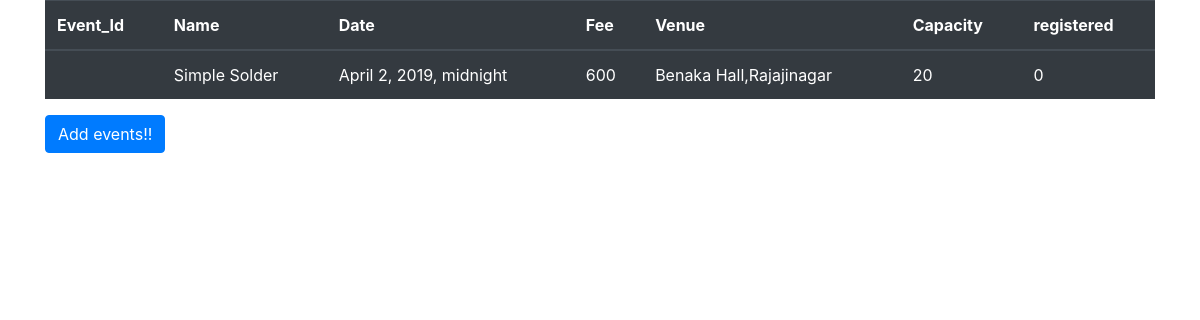
The app's page /adminview/ with its own data.
### tinker/models.py (models this page shows, shortened)
class Event(models.Model):
	event_name=models.CharField(max_length=200)
	event_date=models.DateTimeField()
	fee=models.IntegerField(default=0)
	event_venue=models.CharField(max_length=200)
	capacity=models.IntegerField(default=0)
	registered=models.IntegerField(default=0)
	about=models.TextField()
	cover=models.ImageField(upload_to="events/")

### tinker/views.py (the view)
# urls.py: path('adminview/',adminview),
def adminview(request):
	event=Event.objects.all()
	return render(request,"adminview.html",{"events":event})

### tinker/templates/adminview.html (shortened to what this page needs)
<!DOCTYPE html>
<html>
	<head>
	</head>
	<link rel="stylesheet" href="https://stackpath.bootstrapcdn.com/bootstrap/4.2.1/css/bootstrap.min.css">
	<body>
		<div class="container">
			<table class="table table-hover table-dark">
				<thead>
					<tr>
						<th scope="col">Event_Id</th>
						<th scope="col">Name</th>
						<th scope="col">Date</th>
						<th scope="col">Fee</th>
						<th scope="col">Venue</th>
						<th scope="col">Capacity</th>
						<th scope="col">registered</th>
					</tr>
				</thead>
				{% for event in events%}
					<tbody>
						<tr>
							<th scope="row">{{event.event_id}}</th>
							<td>{{event.event_name}}</td>
							<td>{{event.event_date}}</td>
							<td>{{event.fee}}</td>
							<td>{{event.event_venue}}</td>
							<td>{{event.capacity}}</td>
							<td>{{event.registered}}</td>
						</tr>
					</tbody>
				{% endfor %}
			</table>
			<a href="/addevent/"><button type="submit" class="btn btn-primary">Add events!!</button></a>
		</div>
	</body>
</html>

### records on screen
Event: event_name "Simple Solder", event_date "April 2, 2019, midnight", fee "600", event_venue "Benaka Hall,Rajajinagar", capacity "20", registered "0"
